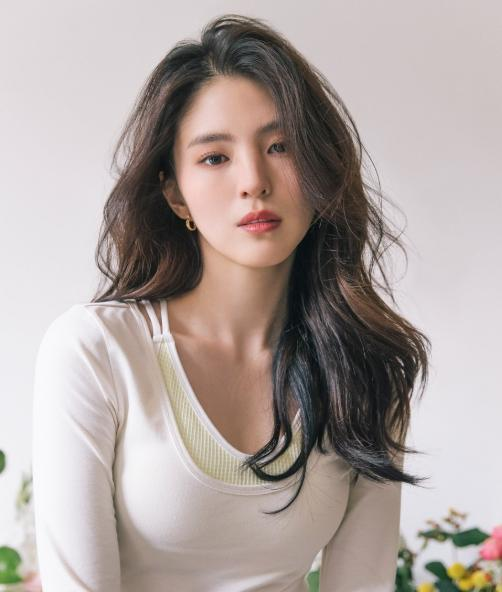
#> input picture img/sohee.jpg, 502 x 592 px; its folder holds 2 pictures in this run
$ python my_ascii.py --file img/sohee.jpg --width 40 --style color --out html
#> lines starting #> are read from the running program, lines starting #| are printed output that depends on the picture
### ascii_converter.py
"""Ascii Converter
Converts an image to Ascii format.

This file can also be imported as a module and contains the following functions:

    * convert : Preprocess the image and then output the ascii version
    * write_ascii : Writes the result ascii to terminal or an html file
"""
import numpy as np
from PIL import Image, ImageOps

from tile import Tile
from image_obj import ImageObj
from constants import HEADER, FOOTER


class AsciiConverter:
    """Converts an image file to Ascii

    Attributes:
        input_img (ImageObj): Image file to convert.
        out (str): Desired format of the output file.
        style (str): Desired style of Ascii converting.
        out_dir (str): Path to put the output file.
    """

    def __init__(self, input_img: ImageObj, out: str, style: str, out_dir: str):
        self.input_img = input_img
        self.out = out
        self.style = style
        self.out_dir = out_dir

    def convert(self):
        """Preprocess the image and then output the ascii version"""
        # 1. open image
        img = Image.open(self.input_img.input_file)
#> img is the input picture: PIL image 502x592 RGB; mean R, G, B 174.5, 163.6, 159.9

        # 2. resize image
        resize_img = img.resize(
            (
                self.input_img.width * 2,
                int(img.height * (self.input_img.width / img.width)) * 2,
            ),
            Image.BICUBIC,
        )
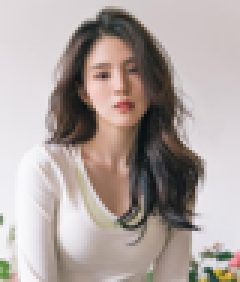
#> resize_img: PIL image 80x94 RGB (shown 3 times larger); mean R, G, B 174.5, 163.6, 159.9
        self.input_img.set_color_numpy(self.input_img.img_to_numpy(resize_img))

        # 3. image to bw image
        self.input_img.set_bw_img(ImageOps.grayscale(resize_img))
        self.input_img.set_bw_numpy(np.array(self.input_img.bw_img))

        # 4. bw image to 4 level gray scale numpy
        self.input_img.set_grayscale_numpy(
            self.input_img.to_four_level_numpy(self.input_img.bw_numpy)
        )

        self.write_ascii(self.style, self.out)

    def write_ascii(self, style, out):
        """Writes the result ascii to terminal or an html file

        Args:
            style (str): Desired style of Ascii converting.
            out (str): Desired format of the output file.
        """

        def write_html_line():
            match style:
                case "bw":
                    html_file.write(
                        '<span style="color: rgb('
                        + str(tile.chosen)
                        + ", "
                        + str(tile.chosen)
                        + ", "
                        + str(tile.chosen)
                        + ');">'
                        + str(alphabet)
                        + "</span>"
                    )
                case "line":
                    html_file.write("<span>" + alphabet + "</span>")
                case "emoji":
                    html_file.write("<span>&#" + alphabet + "</span>")
                case "color":
                    html_file.write(
                        '<span style="color: rgb('
                        + str(color[0])
                        + ", "
                        + str(color[1])
                        + ", "
                        + str(color[2])
                        + ');">'
                        + str(alphabet)
                        + "</span>"
                    )

        if out == "html":
            html_file = open(
                self.out_dir + self.input_img.name + "_" + style + ".html", "w"
            )
            html_file.write(HEADER)

        # tiling
        for row_num, row in enumerate(self.input_img.grayscale_numpy):
            if row_num % 2 != 1:
                for col_num, element in enumerate(row):
                    if col_num % 2 != 1:
                        row1_col1 = element
                        row1_col2 = row[col_num + 1]
                        row2_col1 = self.input_img.grayscale_numpy[row_num + 1][col_num]
                        row2_col2 = self.input_img.grayscale_numpy[row_num + 1][
                            col_num + 1
                        ]
                        input_array = [row1_col1, row1_col2, row2_col1, row2_col2]
                        tile = Tile(input_array)
                        alphabet = tile.convert_to_char(style)

                        if style == "color":
                            color_array = [
                                self.input_img.color_numpy[row_num][col_num],
                                self.input_img.color_numpy[row_num][col_num + 1],
                                self.input_img.color_numpy[row_num + 1][col_num],
                                self.input_img.color_numpy[row_num + 1][col_num + 1],
                            ]

                            tile.color_array = color_array

                            color = [0, 0, 0]
                            for cell_no, tile_check in enumerate(tile.check):
                                if tile_check == 1:
                                    cell = tile.color_array[cell_no]
                                    for index, color_value in enumerate(cell):
                                        # TODO : check if these 2 lines are necessary
                                        if index > 2:
                                            break
                                        color[index] += color_value / tile.max_frequency

                        if out == "html":
                            write_html_line()

                if out == "terminal":
                    print("")
                else:
                    html_file.write("<br />\n")

        if out == "html":
            html_file.write(FOOTER)
            html_file.close()

### image_obj.py
"""ImageObj
Image file object used as an input for the AsciiConverter.

This file can also be imported as a module and contains the following functions:

    * __init__ : Convert PNG to JPG and creates/runs a converter
    * set_color_numpy : Set color_numpy var
    * set_bw_img : Set bw_img var
    * set_bw_numpy : Set bw_numpy var
    * set_grayscale_numpy : Set grayscale_numpy var
    * img_to_numpy : Convert an image to numpy
    * to_four_level_numpy : Convert an image to four level numpy
"""
import numpy as np
from PIL import Image


class ImageObj:
    """Image file object used as an input for the AsciiConverter.

    Attributes:
        input_file (str): Path to an image file.
        width (int): Width of the image file.
        name (str): Name of the image file.
        color_numpy (np.array | None): Numpy representation of image file color version.
        bw_numpy (np.array | None): Numpy representation of image file bw version.
        grayscale_numpy (np.array | None): Numpy representation of image file grayscale version.
        bw_img (np.array | None): Bw version of the image file.
    """

    def __init__(self, input_file: str, width: int):
        self.input_file = input_file
        self.width = width
        self.name = input_file.split("/")[-1].split(".")[0]
        self.color_numpy = None
        self.bw_numpy = None
        self.grayscale_numpy = None
        self.bw_img = None

    def set_color_numpy(self, color_numpy: np.array):
        """Set color_numpy var

        Args:
            color_numpy (np.array): Numpy array representing color image
        """
        self.color_numpy = color_numpy

    def set_bw_img(self, bw_img: Image):
        """Set bw_img var

        Args:
            bw_img (Image): Bw image
        """
        self.bw_img = bw_img
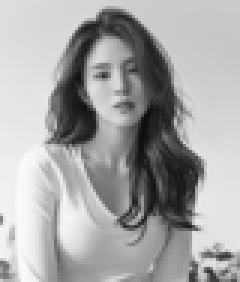
#> self.bw_img: PIL image 80x94 L (shown 3 times larger); min 12, max 251, mean 166.4

    def set_bw_numpy(self, bw_numpy: np.array):
        """Set bw_numpy var

        Args:
            bw_numpy (np.array): Numpy array representing bw image
        """
        self.bw_numpy = bw_numpy

    def set_grayscale_numpy(self, grayscale_numpy: np.array):
        """Set grayscale_numpy var

        Args:
            grayscale_numpy (np.array): Numpy array representing grayscale image
        """
        self.grayscale_numpy = grayscale_numpy

    def img_to_numpy(self, img: Image):
        """Convert an image to numpy

        Args:
            img (Image): Path to an PNG image file

        Returns:
            np.array: numpy format of the image
        """
        return np.array(img)

    def to_four_level_numpy(self, bw_numpy: np.array):
        """Convert an image to four level numpy

        Args:
            bw_numpy (np.array): Numpy array representing bw image

        Returns:
            np.array: converted numpy array
        """
        four_level_array = []
        q_1 = np.quantile(bw_numpy, 0.15)
        q_2 = np.quantile(bw_numpy, 0.35)
        q_3 = np.quantile(bw_numpy, 0.75)
        for row in bw_numpy:
            tmp_row = []
            for block in row:
                if block <= q_1:
                    tmp_row.append(0)
                elif block <= q_2:
                    tmp_row.append(70)
                if q_2 < block <= q_3:
                    tmp_row.append(140)
                if block > q_3:
                    tmp_row.append(210)
            four_level_array.append(tmp_row)

        four_level_numpy = np.array(four_level_array)
        return four_level_numpy

### tile.py
"""Tile
2x2 Tile object that will be converted to 1 ascii char.

This file can also be imported as a module and contains the following functions:

    * create_check_array : Create an array that holds shape info for a 2x2 tile
    * print_terminal : Print alphabet to terminal with matching color
    * convert_to_char : Convert 2x2 tile info to ascii char
"""
from colorama import Fore, Style
import tables


class Tile:
    """2x2 Tile object that will be converted to 1 ascii char.

    Attributes:
        input_array (list): List of initial cell values.
        color_array (list): List of rgb values of the cells in the tile.
        check (list): List of binary cell values.
        count (list): No. of cells each with value 0, 70, 140 and 210.
        max_frequency (int): Maximum frequency of the cell values in a tile.
        chosen (int): Cell value with maximum frequency.
    """

    def __init__(self, input_array: list):
        self.input_array = input_array
        self.color_array = [[0, 0, 0], [0, 0, 0], [0, 0, 0], [0, 0, 0]]
        self.check = [0, 0, 0, 0]
        self.count = [0, 0, 0, 0]
        self.max_frequency = 0
        self.chosen = 0

    def create_check_array(self):
        """Create an array that holds shape info for a 2x2 tile"""
        for elem in self.input_array:
            self.count[int(elem / 70)] += 1

        self.max_frequency = max(self.count)
        max_index = self.count.index(self.max_frequency)
        self.chosen = 70 * max_index

        for index, elem in enumerate(self.input_array):
            if elem == self.chosen:
                self.check[index] = 1

    # [16 lines left out: function print_terminal, not called in this run]

    def convert_to_char(self, style: str):
        """Convert 2x2 tile info to ascii char

        Args:
            style (str): Desired style of Ascii converting.

        Returns:
            str: result ascii char of the tile
        """
        self.create_check_array()
        match style:
            case "terminal":
                alphabet = tables.default(self.check)
                self.print_terminal(alphabet)
            case "bw":
                return tables.default(self.check)
            case "color":
                return tables.default(self.check)
            case "test":
                return tables.test(self.check)
            case "line":
                return tables.line(self.check)
            case "emoji":
                return tables.emoji(self.check)

### tables.py
def default(check):
    result = ""
    match check:
        case [0, 0, 0, 1]:
            result = "."
        case [0, 0, 1, 0]:
            result = "."
        case [0, 1, 0, 0]:
            result = "'"
        case [1, 0, 0, 0]:
            result = "'"
        case [0, 0, 1, 1]:
            result = "_"
        case [0, 1, 0, 1]:
            result = "|"
        case [1, 0, 0, 1]:
            result = "\\"
        case [0, 1, 1, 0]:
            result = "/"
        case [1, 0, 1, 0]:
            result = "|"
        case [1, 1, 0, 0]:
            result = "-"
        case [0, 1, 1, 1]:
            result = "d"
        case [1, 1, 0, 1]:
            result = "q"
        case [1, 0, 1, 1]:
            result = "b"
        case [1, 1, 1, 0]:
            result = "P"
        case [1, 1, 1, 1]:
            result = "@"
    return result


# [118 lines left out: functions test, korean, line, line2, emoji, not called in this run]

### helper.py
"""Helper Functions
List of helper functions.

This file can also be imported as a module and contains the following
functions:

    * png_to_jpg : Converts PNG to JPG
    * check_input_type : Check if input file type is permitted
    * get_file_name : Get file name without the dir and extension info included
    * create_folder : Creates a folder if it doesn't exist
    * video_to_frames : Capture each frame of a video as an image and puts them in a folder
    * html_to_video : Converts html ascii files into a video
"""
import os
import glob
import cv2
from PIL import Image
import imgkit
from constants import IMG_EXTENSION, VIDEO_EXTENSION


# [13 lines left out: function png_to_jpg, not called in this run]


def check_input_type(path: str):
    """Check if input file type is permitted

    Args:
        path (str): Path to an input file

    Returns:
        ["img", "video", "na", "folder"]: Type of the input file
    """
    if os.path.isfile(path):
        extension = path.split(".")[-1]
        if extension in IMG_EXTENSION:
            return "img"
        if extension in VIDEO_EXTENSION:
            return "video"
        return "na"
    return "folder"


# [68 lines left out: functions get_file_name, create_folder, video_to_frames, html_to_video, not called in this run]

### my_ascii.py
"""Arg Parser
Parse given inputs and run the Ascii converter.

You can run this script by running a code like below
python3 my_ascii.py --file img/sohee.jpg --width 40 --style color --out html

This file can also be imported as a module and contains the following
functions:

    * convert_img : Convert PNG to JPG and creates/runs a converter
    * parse_arg : parses input args depending on the input file type
"""
import argparse
import os
from image_obj import ImageObj
from ascii_converter import AsciiConverter
from helper import (
    png_to_jpg,
    video_to_frames,
    check_input_type,
    get_file_name,
    create_folder,
    html_to_video,
)

Out = ["html", "terminal", "video"]
Style = ["bw", "color", "emoji", "line", "test", "four", "replace", "terminal"]


def convert_img(img_file: str, width: int, out: Out, style: Style, out_dir: str):
    """Creates and runs a AsciiConverter

    Args:
    img_file (str): Path to the image file
    width (int): Desired width of the output
    out (["html", "terminal", "video"]): Desired format of the output file
    style (["bw", "color", "emoji", "line", "test", "four", "replace", "terminal"]): Desired style of Ascii converting
    out_dir (str): Path to put the output file
    """
    if img_file.endswith(".png"):
        img_file = png_to_jpg(img_file)

    img = ImageObj(img_file, int(width))
    converter = AsciiConverter(img, out, style, out_dir)
    converter.convert()


def parse_arg():
    """Parses user input args"""
    # create an arg parser
    description = "Image to ASCII Art Converter"
    parser = argparse.ArgumentParser(description=description)

    parser.add_argument("--file", dest="input_file", required=True)
    parser.add_argument("--width", dest="width", required=True)
    parser.add_argument(
        "--style",
        dest="style",
        required=True,
        choices=["bw", "color", "emoji", "line", "test", "four", "replace", "terminal"],
    )
    parser.add_argument(
        "--out", dest="out", required=True, choices=["html", "terminal", "video"]
    )

    args = parser.parse_args()

    input_file = args.input_file
    input_type = check_input_type(args.input_file)

    if input_type == "na":
        print("Check your input file type")
        return
    if input_type == "img":
        convert_img(input_file, args.width, args.out, args.style, "result/")
    else:
        if input_type == "video":
            video_to_frames(input_file)
            input_file = get_file_name(input_file, "result/", "_frame/")
            destination = input_file[:-1] + "_ascii/"
        elif input_type == "folder":
            destination = "result/" + input_file[:-1] + "_ascii/"
        files = os.listdir(input_file)
        files.sort()
        create_folder(destination)
        for file in files:
            filename = input_file + file
            print("Converting " + filename + " to ascii.")
            convert_img(filename, args.width, args.out, args.style, destination)

        if input_type == "video":
            html_to_video(input_file[:-1] + "_ascii/")


if __name__ == "__main__":
    parse_arg()
